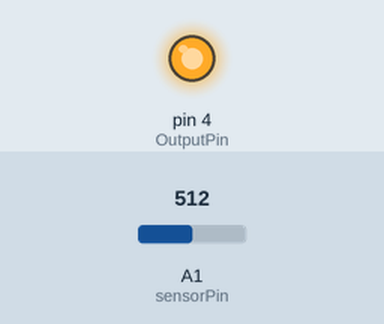
A sketch run on a simulated Arduino Uno, built with avr-gcc and run on an emulated ATmega328P. On the bench: output pins drawn as LEDs (lit = HIGH). The inputs (shaded band) are chosen by the test bench; at power-on: A1 (sensorPin) = 512.

Above: at 0.1 s.
Timing chart, 0 to 1.6 s (numbered marks = the images above):
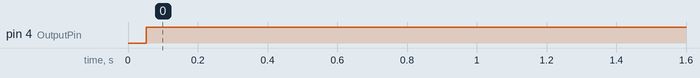

Measured:
- by itself, pin 4 (OutputPin): LOW → HIGH at 0.05 s

The sketch:

PID_temp_controller.ino
```cpp
double sensed_output, setpoint, control_signal;
double kp=4, ki, kd;
int T =50;
unsigned long last_time;
double total_error, last_error;

int sensorPin =A1;
int sensorVoltage;
double temperature;
int OutputPin = 4;

void setup() {
  pinMode(OutputPin, OUTPUT);

}


void loop() {
  sensorVoltage = analogRead(sensorPin);
  temperature = (sensorVoltage*500)/1023;
  sensed_output =  temperature;
  setpoint = 440;
  Serial.println(temperature);
  PID_Control();

  analogWrite(OutputPin, control_signal);

}

void PID_Control()
{

  unsigned long current_time =millis();
  int delta_time = current_time - last_time;

  if(delta_time>T)
  {

    double error = setpoint - sensed_output;
    total_error +=error;
    if(total_error>=255) total_error = 255;
    else if(total_error<=0) total_error = 0;
    double delta_error = error -last_error;

    control_signal = kp*error +ki*T*total_error +(kd/T)*delta_error;
    if(total_error>=255) total_error = 255;
    else if(total_error<=0) total_error = 0;

    last_error = error;
    last_time = current_time;
  }
}
```
